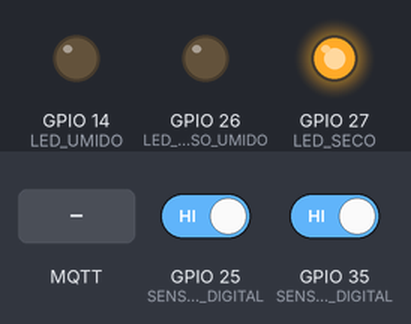
This program was run on a simulated ESP32. Shown: output pins drawn as LEDs (lit = HIGH). Dashed ring = blinking. Inputs (shaded band) come from the test bench; at power-on: GPIO 25 (SENSOR_CHUVA_DIGITAL) HIGH, GPIO 35 (SENSOR_UMIDADE_DIGITAL) HIGH. WiFi joins after 1.5 s; servers stay silent unless stated; uploads are accepted with an empty reply; random numbers use the default seed unless the program sets one; no MQTT or app messages arrive unless stated; what the program prints to the serial monitor is not drawn.

Above: at 2.7 s.
2.8 s: MQTT message "RESET_LEDS" arrives on the first subscribed topic
At 4.4 s:
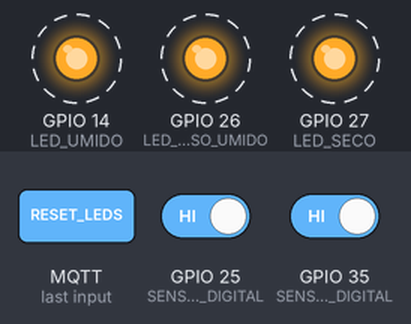
5.8 s: GPIO 25 (SENSOR_CHUVA_DIGITAL) driven LOW
At 7.2 s:
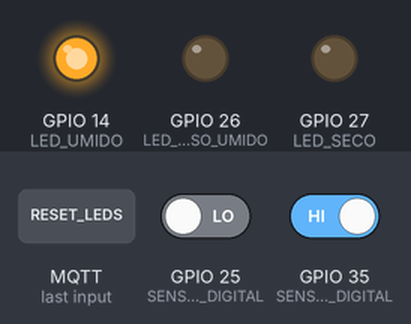
7.5 s: GPIO 35 (SENSOR_UMIDADE_DIGITAL) driven LOW
At 8.7 s:
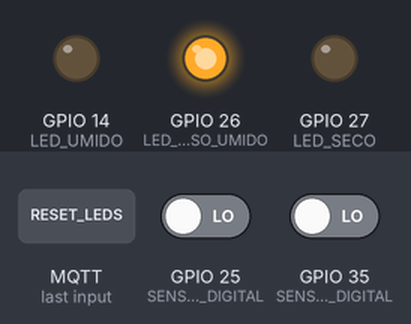
9.0 s: GPIO 35 (SENSOR_UMIDADE_DIGITAL) driven HIGH
At 9.9 s:
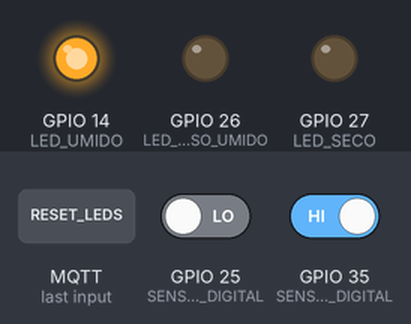
11.7 s: MQTT message "LED_SECO_ON" arrives on the first subscribed topic
13.2 s: GPIO 25 (SENSOR_CHUVA_DIGITAL) driven HIGH
At 14.5 s:
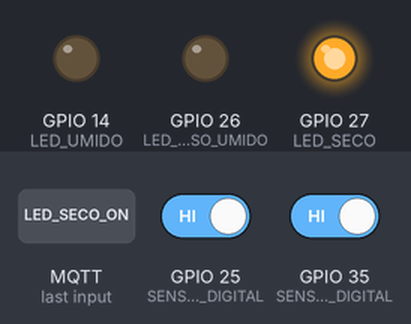
Timing chart, 0 to 15.7 s (numbered marks = the images above; inputs shaded):
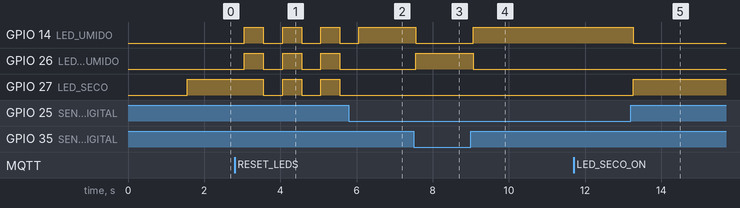

Measured:
- after the input at 2.8 s, GPIO 14 (LED_UMIDO), GPIO 26 (LED_CHUVOSO_UMIDO): alternates HIGH for 0.50 s and LOW for 0.50 s, starting after 0.26 s; GPIO 27 (LED_SECO): alternates HIGH for 0.50 s and LOW for 0.50 s, starting after 0.76 s
- after the input at 5.8 s, GPIO 14 (LED_UMIDO): LOW → HIGH after 0.26 s
- after the input at 7.5 s, GPIO 14 (LED_UMIDO): HIGH → LOW after 0.06 s; GPIO 26 (LED_CHUVOSO_UMIDO): LOW → HIGH after 0.06 s
- after the input at 9.0 s, GPIO 14 (LED_UMIDO): LOW → HIGH after 0.06 s; GPIO 26 (LED_CHUVOSO_UMIDO): HIGH → LOW after 0.06 s
- after the input at 13.2 s, GPIO 14 (LED_UMIDO): HIGH → LOW after 0.07 s; GPIO 27 (LED_SECO): LOW → HIGH after 0.07 s

The program:

main.cpp
```cpp
#include <WiFi.h>
#include <PubSubClient.h>
#include <ArduinoJson.h>
#include <HTTPClient.h>

// ======== CONFIG Wi-Fi ========
const char* ssid = "AMF-CORP";
const char* password = "@MF$4515";

// ======== CONFIG MQTT ========
const char* mqtt_server = "test.mosquitto.org";
const int mqtt_port = 1883;
const char* pub_topic = "grupoGabriel/dados";
const char* sub_topic = "grupoGabriel/cmd";

WiFiClient espClient;
PubSubClient client(espClient);

// ======== CONFIG CLOUD ========
const char* cloud_url = "https://kv-teste.deisab12.workers.dev/insert";
const char* device_id = "esp32_01";  // id única do ESP32

// ======== PINOS ========
#define SENSOR_CHUVA_DIGITAL 25
#define SENSOR_UMIDADE_DIGITAL 35
#define LED_SECO   27
#define LED_UMIDO  14
#define LED_CHUVOSO_UMIDO 26

// ======== Variáveis ========
unsigned long lastSend = 0;
bool chuva = false;
bool umido = false;

// ======== Conectar Wi-Fi ========
void setup_wifi() {
  Serial.print("Conectando ao Wi-Fi ");
  WiFi.begin(ssid, password);

  while (WiFi.status() != WL_CONNECTED) {
    delay(500);
    Serial.print(".");
  }
  Serial.println("\nWiFi conectado!");
  Serial.print("IP: ");
  Serial.println(WiFi.localIP());
}

// ======== Função Resetar LEDs ========
void resetarLeds() {
  // Desligar todos
  digitalWrite(LED_SECO, LOW);
  digitalWrite(LED_UMIDO, LOW);
  digitalWrite(LED_CHUVOSO_UMIDO, LOW);

  // Piscar 3 vezes
  for (int i = 0; i < 3; i++) {
    digitalWrite(LED_SECO, HIGH);
    digitalWrite(LED_UMIDO, HIGH);
    digitalWrite(LED_CHUVOSO_UMIDO, HIGH);
    delay(500);
    digitalWrite(LED_SECO, LOW);
    digitalWrite(LED_UMIDO, LOW);
    digitalWrite(LED_CHUVOSO_UMIDO, LOW);
    delay(500);
  }

  // Publicar confirmação
  client.publish(pub_topic, "{\"status\":\"RESET_OK\"}");
}

// ======== Callback MQTT ========
void callback(char* topic, byte* payload, unsigned int length) {
  String msg;
  for (unsigned int i = 0; i < length; i++) msg += (char)payload[i];

  Serial.print("Mensagem recebida [");
  Serial.print(topic);
  Serial.print("]: ");
  Serial.println(msg);

  if (msg == "LED_SECO_ON") digitalWrite(LED_SECO, HIGH);
  if (msg == "LED_SECO_OFF") digitalWrite(LED_SECO, LOW);
  if (msg == "RESET_LEDS") resetarLeds();
}

// ======== Reconectar MQTT ========
void reconnect() {
  while (!client.connected()) {
    Serial.print("Conectando ao broker MQTT...");
    String clientId = "ESP32Client-" + String(random(0xffff), HEX);
    if (client.connect(clientId.c_str())) {
      client.subscribe(sub_topic);
      Serial.println(" conectado!");
    } else {
      Serial.print(" falhou, rc=");
      Serial.println(client.state());
      delay(2000);
    }
  }
}

void setup() {
  Serial.begin(115200);

  pinMode(SENSOR_CHUVA_DIGITAL, INPUT);
  pinMode(SENSOR_UMIDADE_DIGITAL, INPUT);

  pinMode(LED_SECO, OUTPUT);
  pinMode(LED_UMIDO, OUTPUT);
  pinMode(LED_CHUVOSO_UMIDO, OUTPUT);

  setup_wifi();
  client.setServer(mqtt_server, mqtt_port);
  client.setCallback(callback);
}

void loop() {
  if (!client.connected()) reconnect();
  client.loop();

  // ======== LER SENSORES ========
  int chuvaDigital = digitalRead(SENSOR_CHUVA_DIGITAL);
  int umidadeDigital = digitalRead(SENSOR_UMIDADE_DIGITAL);

  chuva = (chuvaDigital == LOW);
  umido = (umidadeDigital == LOW);

  // Lógica LEDs
  if (!chuva && !umido) { // Seco
    digitalWrite(LED_SECO, HIGH);
    digitalWrite(LED_UMIDO, LOW);
    digitalWrite(LED_CHUVOSO_UMIDO, LOW);
  } else if (chuva && umido) { // Chuvoso e úmido
    digitalWrite(LED_SECO, LOW);
    digitalWrite(LED_UMIDO, LOW);
    digitalWrite(LED_CHUVOSO_UMIDO, HIGH);
  } else { // Umido ou chovendo
    digitalWrite(LED_SECO, LOW);
    digitalWrite(LED_UMIDO, HIGH);
    digitalWrite(LED_CHUVOSO_UMIDO, LOW);
  }

  // ======== PUBLICAR MQTT ========
  StaticJsonDocument<200> doc;
  doc["chuva"] = chuva;
  doc["umidade"] = umido;
  doc["led_seco"] = digitalRead(LED_SECO);
  doc["led_umido"] = digitalRead(LED_UMIDO);
  doc["led_chuvoso_umido"] = digitalRead(LED_CHUVOSO_UMIDO);

  char buffer[200];
  serializeJson(doc, buffer);
  client.publish(pub_topic, buffer);

  // ======== ENVIAR PARA CLOUDFLARE (a cada 10s) ========
  if (millis() - lastSend > 10000) {
    if (WiFi.status() == WL_CONNECTED) {
      HTTPClient http;
      http.begin(cloud_url);
      http.addHeader("Content-Type", "application/json");

      StaticJsonDocument<200> payload;
      payload["id"] = device_id;
      payload["chuva"] = chuva;
      payload["umidade"] = umido;
      payload["timestamp"] = millis();

      String json;
      serializeJson(payload, json);

      int httpResponseCode = http.POST(json);
      Serial.print("POST Cloudflare -> ");
      Serial.println(httpResponseCode);
      http.end();
    }
    lastSend = millis();
  }

  delay(500);
}
```
